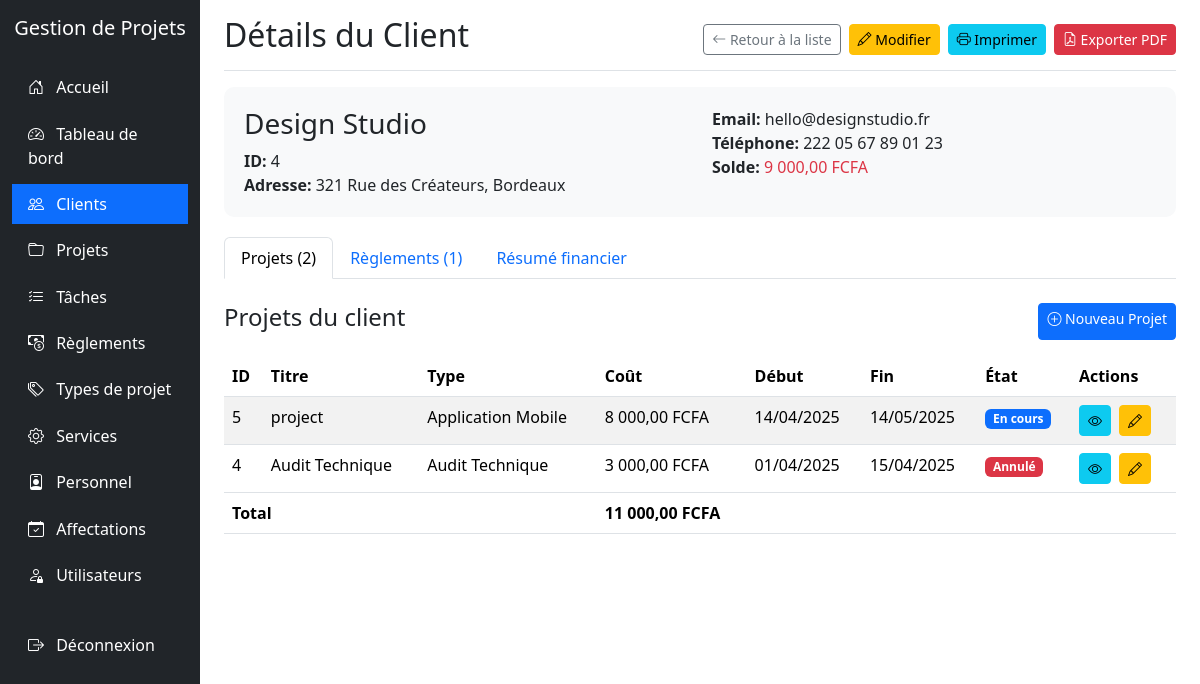
Screenshot of /clients/view.php?id=4 (signed in) with the database file from the repository.
### tables this page shows
CREATE TABLE IF NOT EXISTS `client` (
  `IdClient` int NOT NULL AUTO_INCREMENT,
  `NomClient` varchar(255) NOT NULL,
  `AdresseClient` varchar(255) DEFAULT NULL,
  `EmailClient` varchar(255) DEFAULT NULL,
  `TelClient` varchar(255) DEFAULT NULL,
  PRIMARY KEY (`IdClient`)
);

CREATE TABLE IF NOT EXISTS `projet` (
  `IdProjet` int NOT NULL AUTO_INCREMENT,
  `TitreProjet` varchar(255) NOT NULL,
  `DescriptionProjet` varchar(255) DEFAULT NULL,
  `CoutProjet` int DEFAULT NULL,
  `DateDebutProjet` date DEFAULT NULL,
  `DateFinProjet` date DEFAULT NULL,
  `EtatProjet` int DEFAULT NULL,
  `IdClient` int DEFAULT NULL,
  `IdTypeProjet` int DEFAULT NULL,
  PRIMARY KEY (`IdProjet`),
  KEY `IdClient` (`IdClient`),
  KEY `IdTypeProjet` (`IdTypeProjet`),
  CONSTRAINT `projet_ibfk_1` FOREIGN KEY (`IdClient`) REFERENCES `client` (`IdClient`),
  CONSTRAINT `projet_ibfk_2` FOREIGN KEY (`IdTypeProjet`) REFERENCES `typeprojet` (`IdTypeProjet`)
);

CREATE TABLE IF NOT EXISTS `typeprojet` (
  `IdTypeProjet` int NOT NULL AUTO_INCREMENT,
  `LibelleTypeProjet` varchar(255) NOT NULL,
  `ForfaitCoutTypeProjet` int DEFAULT NULL,
  PRIMARY KEY (`IdTypeProjet`)
);

### clients/view.php (the view, shortened to what this page needs)
<?php
require_once '../config.php';
$id = $_GET['id'];
$sql = "SELECT * FROM CLIENT WHERE IdClient = $id";
$result = mysqli_query($conn, $sql);
$client = mysqli_fetch_assoc($result);
$projetsSql = "SELECT * FROM PROJET WHERE IdClient = $id ORDER BY DateDebutProjet DESC";
$projetsResult = mysqli_query($conn, $projetsSql);
$reglementsSql = "SELECT * FROM REGLEMENT WHERE IdClient = $id ORDER BY DateReglement DESC";
$reglementsResult = mysqli_query($conn, $reglementsSql);
$totalReglements = 0;
$reglements = [];
if (mysqli_num_rows($reglementsResult) > 0) {
    while($row = mysqli_fetch_assoc($reglementsResult)) {
        $reglements[] = $row;
        $totalReglements += $row['MontantReglement'];
    }
}
$totalProjets = 0;
$projets = [];
if (mysqli_num_rows($projetsResult) > 0) {
    while($row = mysqli_fetch_assoc($projetsResult)) {
        $projets[] = $row;
        $totalProjets += $row['CoutProjet'];
    }
}
$solde = $totalProjets - $totalReglements;
?>
<!DOCTYPE html>
<html lang="fr">
<head>
    <link href="../libs/bootstrap@5.3.0-alpha1/dist/css/bootstrap.min.css" rel="stylesheet">
    <link rel="stylesheet" href="../libs/bootstrap-icons-1.10.0/font/bootstrap-icons.css">
</head>
<body>
    <div class="container-fluid">
        <div class="row">
            <div class="col-md-3 col-lg-2 d-md-block sidebar collapse">
                <div class="position-sticky pt-3">
                    <div class="text-center mb-4">
                        <h5 class="text-white">Gestion de Projets</h5>
                    </div>
                    <ul class="nav flex-column">
                        <li class="nav-item">
                            <a class="nav-link" href="../index.php">
                                <i class="bi bi-house-door"></i> Accueil
                            </a>
                        </li>
                        <li class="nav-item">
                            <a class="nav-link" href="../dashboard/index.php">
                                <i class="bi bi-speedometer2"></i> Tableau de bord
                            </a>
                        </li>
                        <li class="nav-item">
                            <a class="nav-link active" href="../clients/index.php">
                                <i class="bi bi-people"></i> Clients
                            </a>
                        </li>
                        <li class="nav-item">
                            <a class="nav-link" href="../projets/index.php">
                                <i class="bi bi-folder"></i> Projets
                            </a>
                        </li>
                        <li class="nav-item">
                            <a class="nav-link" href="../taches/index.php">
                                <i class="bi bi-list-check"></i> Tâches
                            </a>
                        </li>
                        <li class="nav-item">
                            <a class="nav-link" href="../reglements/index.php">
                                <i class="bi bi-cash-coin"></i> Règlements
                            </a>
                        </li>
                        <li class="nav-item">
                            <a class="nav-link" href="../typesprojet/index.php">
                                <i class="bi bi-tags"></i> Types de projet
                            </a>
                        </li>
                        <li class="nav-item">
                            <a class="nav-link" href="../services/index.php">
                                <i class="bi bi-gear"></i> Services
                            </a>
                        </li>
                        <li class="nav-item">
                            <a class="nav-link" href="../personnel/index.php">
                                <i class="bi bi-person-badge"></i> Personnel
                            </a>
                        </li>
                        <li class="nav-item">
                            <a class="nav-link" href="../affectations/index.php">
                                <i class="bi bi-calendar-check"></i> Affectations
                            </a>
                        </li>
                        <?php if ($_SESSION['role'] == 'admin'): ?>
                        <li class="nav-item">
                            <a class="nav-link" href="../utilisateurs/index.php">
                                <i class="bi bi-person-lock"></i> Utilisateurs
                            </a>
                        </li>
                        <?php endif; ?>
                        <li class="nav-item mt-4">
                            <a class="nav-link" href="../logout.php">
                                <i class="bi bi-box-arrow-right"></i> Déconnexion
                            </a>
                        </li>
                    </ul>
                </div>
            </div>
            <div class="col-md-9 ms-sm-auto col-lg-10 px-md-4">
                <div class="d-flex justify-content-between flex-wrap flex-md-nowrap align-items-center pt-3 pb-2 mb-3 border-bottom">
                    <h1 class="h2">Détails du Client</h1>
                    <div class="btn-toolbar mb-2 mb-md-0">
                        <a href="index.php" class="btn btn-sm btn-outline-secondary me-2">
                            <i class="bi bi-arrow-left"></i> Retour à la liste
                        </a>
                        <a href="edit.php?id=<?php echo $id; ?>" class="btn btn-sm btn-warning me-2">
                            <i class="bi bi-pencil"></i> Modifier
                        </a>
                        <button onclick="window.print()" class="btn btn-sm btn-info me-2">
                            <i class="bi bi-printer"></i> Imprimer
                        </button>
                        <a href="export_pdf.php?id=<?php echo $id; ?>" class="btn btn-sm btn-danger">
                            <i class="bi bi-file-earmark-pdf"></i> Exporter PDF
                        </a>
                    </div>
                </div>
                <div class="client-header">
                    <div class="row">
                        <div class="col-md-6">
                            <h3><?php echo htmlspecialchars($client['NomClient']); ?></h3>
                            <p class="client-info"><strong>ID:</strong> <?php echo $client['IdClient']; ?></p>
                            <p class="client-info"><strong>Adresse:</strong> <?php echo htmlspecialchars($client['AdresseClient']); ?></p>
                        </div>
                        <div class="col-md-6">
                            <p class="client-info"><strong>Email:</strong> <?php echo htmlspecialchars($client['EmailClient']); ?></p>
                            <p class="client-info"><strong>Téléphone:</strong> <?php echo htmlspecialchars($client['TelClient']); ?></p>
                            <p class="client-info"><strong>Solde:</strong> <span class="<?php echo $solde > 0 ? 'text-danger' : 'text-success'; ?>"><?php echo number_format($solde, 2, ',', ' '); ?> FCFA</span></p>
                        </div>
                    </div>
                </div>
                <ul class="nav nav-tabs mb-4" id="clientTab" role="tablist">
                    <li class="nav-item" role="presentation">
                        <button class="nav-link active" id="projets-tab" data-bs-toggle="tab" data-bs-target="#projets" type="button" role="tab" aria-controls="projets" aria-selected="true">Projets (<?php echo count($projets); ?>)</button>
                    </li>
                    <li class="nav-item" role="presentation">
                        <button class="nav-link" id="reglements-tab" data-bs-toggle="tab" data-bs-target="#reglements" type="button" role="tab" aria-controls="reglements" aria-selected="false">Règlements (<?php echo count($reglements); ?>)</button>
                    </li>
                    <li class="nav-item" role="presentation">
                        <button class="nav-link" id="resume-tab" data-bs-toggle="tab" data-bs-target="#resume" type="button" role="tab" aria-controls="resume" aria-selected="false">Résumé financier</button>
                    </li>
                </ul>
                <div class="tab-content" id="clientTabContent">
                    <div class="tab-pane fade show active" id="projets" role="tabpanel" aria-labelledby="projets-tab">
                        <div class="d-flex justify-content-between mb-3">
                            <h4>Projets du client</h4>
                            <a href="../projets/create.php?client=<?php echo $id; ?>" class="btn btn-sm btn-primary no-print">
                                <i class="bi bi-plus-circle"></i> Nouveau Projet
                            </a>
                        </div>
                        <?php if (count($projets) > 0): ?>
                        <div class="table-responsive">
                            <table class="table table-striped table-hover">
                                <thead>
                                    <tr>
                                        <th>ID</th>
                                        <th>Titre</th>
                                        <th>Type</th>
                                        <th>Coût</th>
                                        <th>Début</th>
                                        <th>Fin</th>
                                        <th>État</th>
                                        <th class="no-print">Actions</th>
                                    </tr>
                                </thead>
                                <tbody>
                                    <?php foreach ($projets as $projet):
                                        $typeSql = "SELECT LibelleTypeProjet FROM TYPEPROJET WHERE IdTypeProjet = " . $projet['IdTypeProjet'];
                                        $typeResult = mysqli_query($conn, $typeSql);
                                        $typeProjet = mysqli_fetch_assoc($typeResult)['LibelleTypeProjet'];
                                        $etat = "";
                                        switch($projet['EtatProjet']) {
                                            case 1: $etat = "<span class='badge bg-primary'>En cours</span>"; break;
                                            case 3: $etat = "<span class='badge bg-danger'>Annulé</span>"; break;
                                        }
                                    ?>
                                    <tr>
                                        <td><?php echo $projet['IdProjet']; ?></td>
                                        <td><?php echo htmlspecialchars($projet['TitreProjet']); ?></td>
                                        <td><?php echo htmlspecialchars($typeProjet); ?></td>
                                        <td><?php echo number_format($projet['CoutProjet'], 2, ',', ' '); ?> FCFA</td>
                                        <td><?php echo date('d/m/Y', strtotime($projet['DateDebutProjet'])); ?></td>
                                        <td><?php echo date('d/m/Y', strtotime($projet['DateFinProjet'])); ?></td>
                                        <td><?php echo $etat; ?></td>
                                        <td class="no-print">
                                            <a href="../projets/view.php?id=<?php echo $projet['IdProjet']; ?>" class="btn btn-sm btn-info me-1"><i class="bi bi-eye"></i></a>
                                            <a href="../projets/edit.php?id=<?php echo $projet['IdProjet']; ?>" class="btn btn-sm btn-warning me-1"><i class="bi bi-pencil"></i></a>
                                        </td>
                                    </tr>
                                    <?php endforeach; ?>
                                </tbody>
                                <tfoot>
                                    <tr>
                                        <th colspan="3">Total</th>
                                        <th><?php echo number_format($totalProjets, 2, ',', ' '); ?> FCFA</th>
                                        <th colspan="4"></th>
                                    </tr>
                                </tfoot>
                            </table>
                        </div>
                        <?php else: ?>
                        <div class="alert alert-info">
                            Aucun projet trouvé pour ce client.
                        </div>
                        <?php endif; ?>
                    </div>
                </div>
            </div>
        </div>
    </div>
</body>
</html>

### clients/view.php (style rules this page uses)
.sidebar { min-height: 100vh; background-color: #212529; }
.sidebar .nav-link { color: #fff; padding: 0.5rem 1rem; margin: 0.2rem 0; }
.sidebar .nav-link.active { background-color: #0d6efd; }
.sidebar .nav-link i { margin-right: 0.5rem; }
.client-header { background-color: #f8f9fa; border-radius: 10px; padding: 20px; margin-bottom: 20px; }
.client-info { margin-bottom: 0; }

### rows the page displays
client: NomClient "Design Studio", IdClient "4", AdresseClient "321 Rue des Créateurs, Bordeaux", EmailClient "hello@designstudio.fr", TelClient "222 05 67 89 01 23"
projet: IdProjet "5", TitreProjet "project", IdTypeProjet.LibelleTypeProjet "Application Mobile", CoutProjet "8 000,00", DateDebutProjet "14/04/2025", DateFinProjet "14/05/2025", EtatProjet "En cours"
projet: IdProjet "4", TitreProjet "Audit Technique", IdTypeProjet.LibelleTypeProjet "Audit Technique", CoutProjet "3 000,00", DateDebutProjet "01/04/2025", DateFinProjet "15/04/2025", EtatProjet "Annulé"

### other values shown
$solde "9 000,00"
count($projets) "2"
count($reglements) "1"
$totalProjets "11 000,00"
